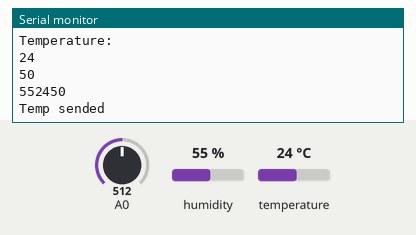
Simulated run of this sketch. Board: ESP8266 (NodeMCU). Parts: the last lines printed to the serial monitor. The inputs (shaded band) are chosen by the test bench; at power-on: humidity 55 %, A0 = 512, temperature 24 °C. WiFi joins after 1.5 s; servers stay silent unless stated.

Above: at 2.7 s.
2.8 s: humidity set to 22 %
At 4.9 s:
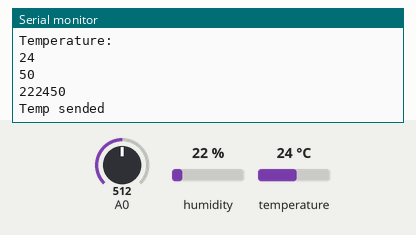
5.5 s: A0 set to 716
At 6.6 s:
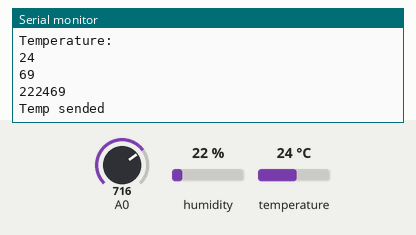
8.2 s: temperature set to 12 °C
At 10.2 s:
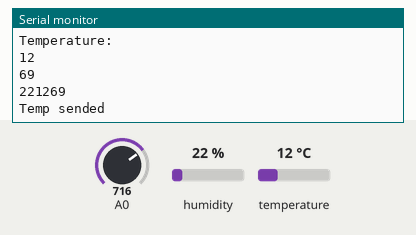
10.9 s: A0 set to 900
At 11.9 s:
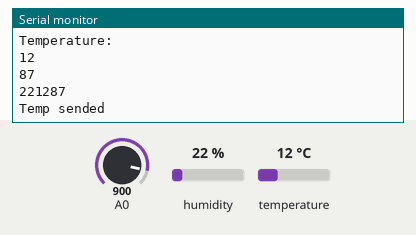
13.6 s: humidity set to 40 %
At 16.6 s:
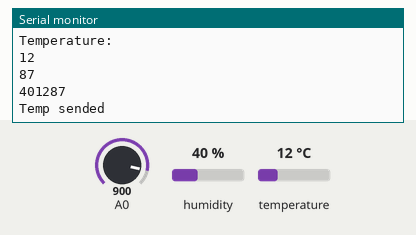
Timing chart, 0 to 17.3 s (numbered marks = the images above; inputs shaded):
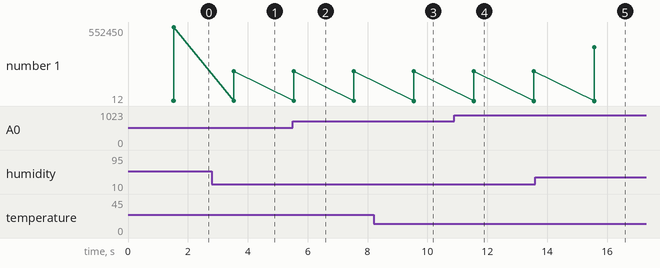

Measured:
- after the input at 2.8 s, the serial monitor: prints a new line after 0.73 s (image 1)
- after the input at 5.5 s, the serial monitor: prints a new line at once (image 2)
- after the input at 8.2 s, the serial monitor: prints a new line after 1.3 s (image 3)
- after the input at 10.9 s, the serial monitor: prints a new line after 0.65 s (image 4)
- after the input at 13.6 s, the serial monitor: prints a new line after 2.0 s (image 5)
- plotted number 1: 552450 → 222450 after the input at 2.8 s, 222450 → 222469 after the input at 5.5 s, 222469 → 221269 after the input at 8.2 s, 221269 → 221287 after the input at 10.9 s, 221287 → 401287 after the input at 13.6 s

The sketch:

dht22.ino
```cpp
/////////////////////////////////////////////////////////////////
// DHT22 pins       esp8266 pins
// vcc              to 3.3v
// data             to to GPIO4
// ground           to ground
////////////////////////////////////////////////////////////

/////////////////////////////////////////////////////////
// cheep chinese soil moisture sensor hookup ( only soil part without comparator part)
// A0 esp8266 pin and ground
//////////////////////////////////////////

#include <DHT.h>


#include <ESP8266WiFi.h>

#include <WiFiUdp.h>

#define DHTPIN 4     // what digital pin the DHT22 is conected to
#define DHTTYPE DHT22   // there are multiple kinds of DHT sensors

DHT dht(DHTPIN, DHTTYPE);

const char* ssid     = "Greenhouse";
const char* password = "svalenik";


// UDP variables
unsigned int localPort = 8267;
WiFiUDP UDP;
boolean udpConnected = false;
unsigned int ServerPort = 6000;
IPAddress IP_REMOTE(192, 168, 4, 1);
IPAddress ipClient(192, 168, 4, 20);
IPAddress Subnet(255, 255, 255, 0);


void setup() {
  Serial.begin(115200);
  delay(10);

  // We start by connecting to a WiFi network

  Serial.println();
  Serial.println();
  Serial.print("Connecting to ");
  //Serial.println(ssid);

  WiFi.begin(ssid, password);
  WiFi.mode(WIFI_STA); // para que solo sea STA y no genere la IP 192.168.4.1
  WiFi.config(ipClient, IP_REMOTE, Subnet);

  while (WiFi.status() != WL_CONNECTED) {
    delay(500);
    Serial.print(".");
  }

  Serial.println("");
  Serial.println("WiFi connected");
  Serial.println("IP address: ");
  Serial.println(WiFi.localIP());

  // connect to UDP – returns true if successful or false if not


Serial.println("");
Serial.println("Connecting to UDP");

if(UDP.begin(localPort) == 1){
Serial.println("Connection successful");

}
else{
Serial.println("Connection failed");
}

yield();

}

void loop() {

char valueTemp[7];


float h = dht.readHumidity();
float t = dht.readTemperature();

int h1 = (int) h;

int t1 = (int) t;

String str1;
String str2;
str1=String(h1);
str2 = String(t1);

Serial.println("Humidity:");
Serial.println(h1);
Serial.println("Temperature:");
Serial.println(t1);


int sm = analogRead(A0);
sm = map( sm, 0, 1024, 0, 99 );
String str3;
str3 = String(sm);
Serial.println(sm);


yield();


String stringOne =  String( str1 + str2 + str3 );
//String stringOne =  String( str1 + str2 );

Serial.println(stringOne);

stringOne.toCharArray(valueTemp,7);


// send UDP to server

UDP.beginPacket(IP_REMOTE, ServerPort);
UDP.write(valueTemp);
UDP.endPacket();

Serial.println("Temp sended");

delay(2000);
}
```
